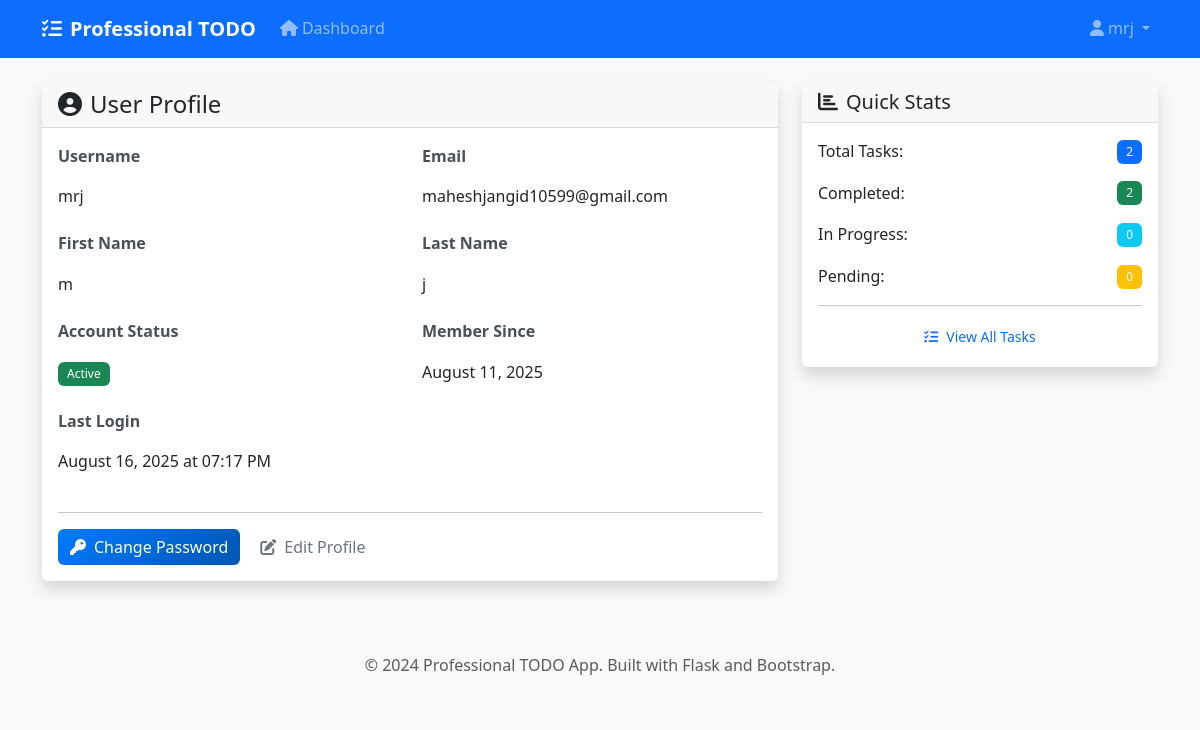
Before: /auth/profile (signed in) with the older database file.
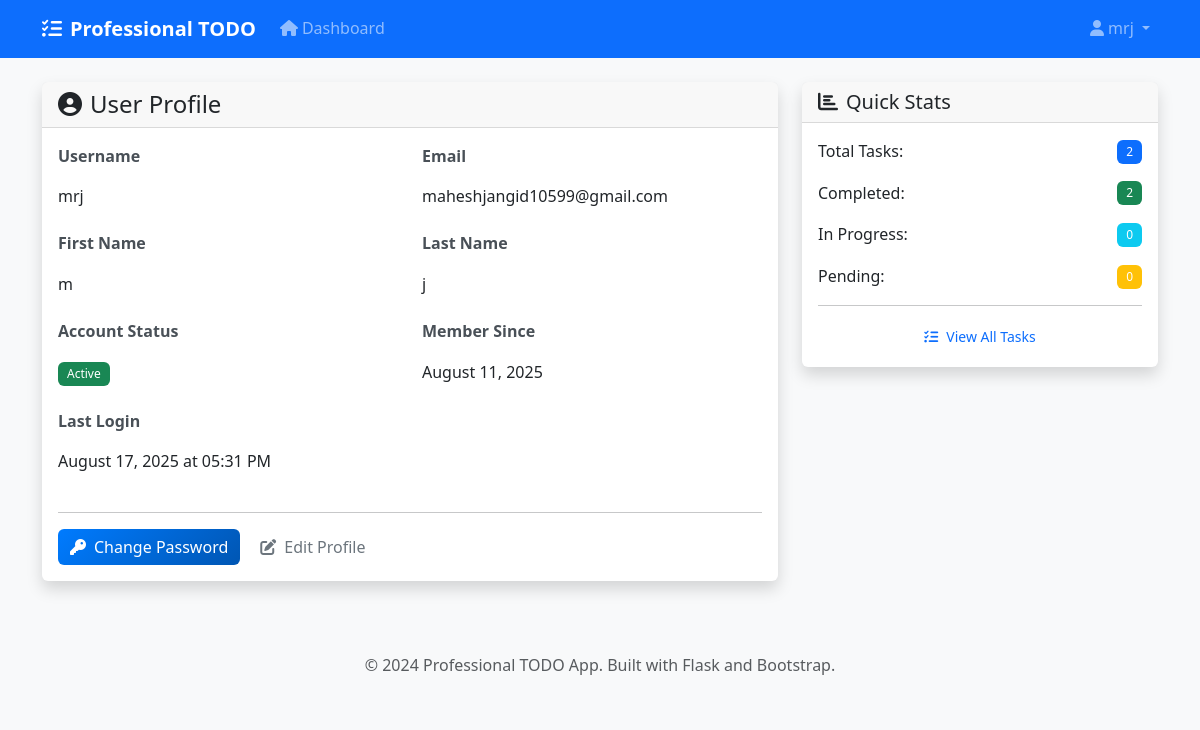
After: the same page with the newer database file.
### app/models.py (models this page shows, shortened)
class User(UserMixin, db.Model):
    id = db.Column(db.Integer, primary_key=True)
    username = db.Column(db.String(80), unique=True, nullable=False)
    email = db.Column(db.String(120), unique=True, nullable=False)
    password_hash = db.Column(db.String(255), nullable=False)
    first_name = db.Column(db.String(50))
    last_name = db.Column(db.String(50))
    is_active = db.Column(db.Boolean, default=True)
    created_at = db.Column(db.DateTime, default=datetime.utcnow)
    last_login = db.Column(db.DateTime)
    tasks = db.relationship('Task', backref='user', lazy=True, cascade='all, delete-orphan')

### app/routes/auth.py (the view)
@auth_bp.route('/profile')
@login_required
def profile():
    return render_template('auth/profile.html')

### app/models.py (called while the page is built)
@login_manager.user_loader
def load_user(user_id):
    return User.query.get(int(user_id))

### run.py (called while the page is built)
@app.context_processor
def inject_now():
    from datetime import datetime
    return {'now': datetime.utcnow()}

### app/templates/auth/profile.html (shortened to what this page needs)
{% extends "base.html" %}
{% block content %}
<div class="row">
    <div class="col-md-8">
        <div class="card shadow">
            <div class="card-header">
                <h4 class="mb-0">
                    <i class="fas fa-user-circle me-2"></i>User Profile
                </h4>
            </div>
            <div class="card-body">
                <div class="row">
                    <div class="col-md-6 mb-3">
                        <label class="form-label fw-bold">Username</label>
                        <p class="form-control-plaintext">{{ current_user.username }}</p>
                    </div>
                    <div class="col-md-6 mb-3">
                        <label class="form-label fw-bold">Email</label>
                        <p class="form-control-plaintext">{{ current_user.email }}</p>
                    </div>
                </div>
                <div class="row">
                    <div class="col-md-6 mb-3">
                        <label class="form-label fw-bold">First Name</label>
                        <p class="form-control-plaintext">{{ current_user.first_name or 'Not specified' }}</p>
                    </div>
                    <div class="col-md-6 mb-3">
                        <label class="form-label fw-bold">Last Name</label>
                        <p class="form-control-plaintext">{{ current_user.last_name or 'Not specified' }}</p>
                    </div>
                </div>
                <div class="row">
                    <div class="col-md-6 mb-3">
                        <label class="form-label fw-bold">Account Status</label>
                        <p class="form-control-plaintext">
                            <span class="badge bg-{{ 'success' if current_user.is_active else 'danger' }}">
                                {{ 'Active' if current_user.is_active else 'Inactive' }}
                            </span>
                        </p>
                    </div>
                    <div class="col-md-6 mb-3">
                        <label class="form-label fw-bold">Member Since</label>
                        <p class="form-control-plaintext">{{ current_user.created_at.strftime('%B %d, %Y') }}</p>
                    </div>
                </div>
                {% if current_user.last_login %}
                <div class="row">
                    <div class="col-md-6 mb-3">
                        <label class="form-label fw-bold">Last Login</label>
                        <p class="form-control-plaintext">{{ current_user.last_login.strftime('%B %d, %Y at %I:%M %p') }}</p>
                    </div>
                </div>
                {% endif %}
                <hr>
                <div class="d-flex gap-2">
                    <a href="{{ url_for('auth.change_password') }}" class="btn btn-primary">
                        <i class="fas fa-key me-2"></i>Change Password
                    </a>
                    <button class="btn btn-outline-secondary" onclick="editProfile()">
                        <i class="fas fa-edit me-2"></i>Edit Profile
                    </button>
                </div>
            </div>
        </div>
    </div>
    <div class="col-md-4">
        <div class="card shadow">
            <div class="card-header">
                <h5 class="mb-0">
                    <i class="fas fa-chart-bar me-2"></i>Quick Stats
                </h5>
            </div>
            <div class="card-body">
                <div class="d-flex justify-content-between align-items-center mb-3">
                    <span>Total Tasks:</span>
                    <span class="badge bg-primary">{{ current_user.tasks|length }}</span>
                </div>
                <div class="d-flex justify-content-between align-items-center mb-3">
                    <span>Completed:</span>
                    <span class="badge bg-success">{{ current_user.tasks|selectattr('status', 'equalto', 'completed')|list|length }}</span>
                </div>
                <div class="d-flex justify-content-between align-items-center mb-3">
                    <span>In Progress:</span>
                    <span class="badge bg-info">{{ current_user.tasks|selectattr('status', 'equalto', 'in_progress')|list|length }}</span>
                </div>
                <div class="d-flex justify-content-between align-items-center mb-3">
                    <span>Pending:</span>
                    <span class="badge bg-warning">{{ current_user.tasks|selectattr('status', 'equalto', 'pending')|list|length }}</span>
                </div>
                <hr>
                <div class="text-center">
                    <a href="{{ url_for('tasks.dashboard') }}" class="btn btn-outline-primary btn-sm">
                        <i class="fas fa-tasks me-2"></i>View All Tasks
                    </a>
                </div>
            </div>
        </div>
    </div>
</div>
{% endblock %}

### app/templates/base.html (shortened to what this page needs)
<!DOCTYPE html>
<html lang="en">
<head>
    <link href="https://cdn.jsdelivr.net/npm/bootstrap@5.3.0/dist/css/bootstrap.min.css" rel="stylesheet">
    <link rel="stylesheet" href="https://cdnjs.cloudflare.com/ajax/libs/font-awesome/6.4.0/css/all.min.css">
    <link rel="stylesheet" href="{{ url_for('static', filename='css/style.css') }}">
</head>
<body>
    {% if current_user.is_authenticated %}
    <nav class="navbar navbar-expand-lg navbar-dark bg-primary">
        <div class="container">
            <a class="navbar-brand" href="{{ url_for('tasks.dashboard') }}">
                <i class="fas fa-tasks me-2"></i>Professional TODO
            </a>
            <div class="collapse navbar-collapse" id="navbarNav">
                <ul class="navbar-nav me-auto">
                    <li class="nav-item">
                        <a class="nav-link" href="{{ url_for('tasks.dashboard') }}">
                            <i class="fas fa-home me-1"></i>Dashboard
                        </a>
                    </li>
                </ul>
                <ul class="navbar-nav">
                    <li class="nav-item dropdown">
                        <a class="nav-link dropdown-toggle" href="#" id="navbarDropdown" role="button" data-bs-toggle="dropdown">
                            <i class="fas fa-user me-1"></i>{{ current_user.username }}
                        </a>
                    </li>
                </ul>
            </div>
        </div>
    </nav>
    {% endif %}
    <main class="container my-4">
        {% block content %}{% endblock %}
    </main>
    <footer class="bg-light py-4 mt-5">
        <div class="container text-center">
            <p class="text-muted mb-0">
                &copy; 2024 Professional TODO App. Built with Flask and Bootstrap.
            </p>
        </div>
    </footer>
</body>
</html>

### app/static/css/style.css (style rules this page uses)
:root { --primary-color: #007bff; --secondary-color: #6c757d; --success-color: #28a745; --danger-color: #dc3545; --warning-color: #ffc107; --info-color: #17a2b8; --light-color: #f8f9fa; --dark-color: #343a40; --border-radius: 0.375rem; --box-shadow: 0 0.125rem 0.25rem rgba(0, 0, 0, 0.075); --transition: all 0.15s ease-in-out; }
body { font-family: 'Segoe UI', Tahoma, Geneva, Verdana, sans-serif; background-color: #f8f9fa; color: #333; line-height: 1.6; }
.navbar-brand { font-weight: 600; font-size: 1.25rem; }
.navbar-nav .nav-link { font-weight: 500; transition: var(--transition); }
.card { border: none; border-radius: var(--border-radius); box-shadow: var(--box-shadow); transition: var(--transition); }
.card-header { border-bottom: 1px solid rgba(0, 0, 0, 0.125); font-weight: 600; }
.btn { border-radius: var(--border-radius); font-weight: 500; transition: var(--transition); border: none; }
.btn-primary { background: linear-gradient(135deg, #007bff, #0056b3); }
.form-label { font-weight: 600; color: #495057; margin-bottom: 0.5rem; }
.badge { font-weight: 500; padding: 0.5em 0.75em; border-radius: 0.375rem; }

Changed rows visible on the page:
changed User "mrj": last_login "August 16, 2025 at 07:17 PM" → "August 17, 2025 at 05:31 PM"
